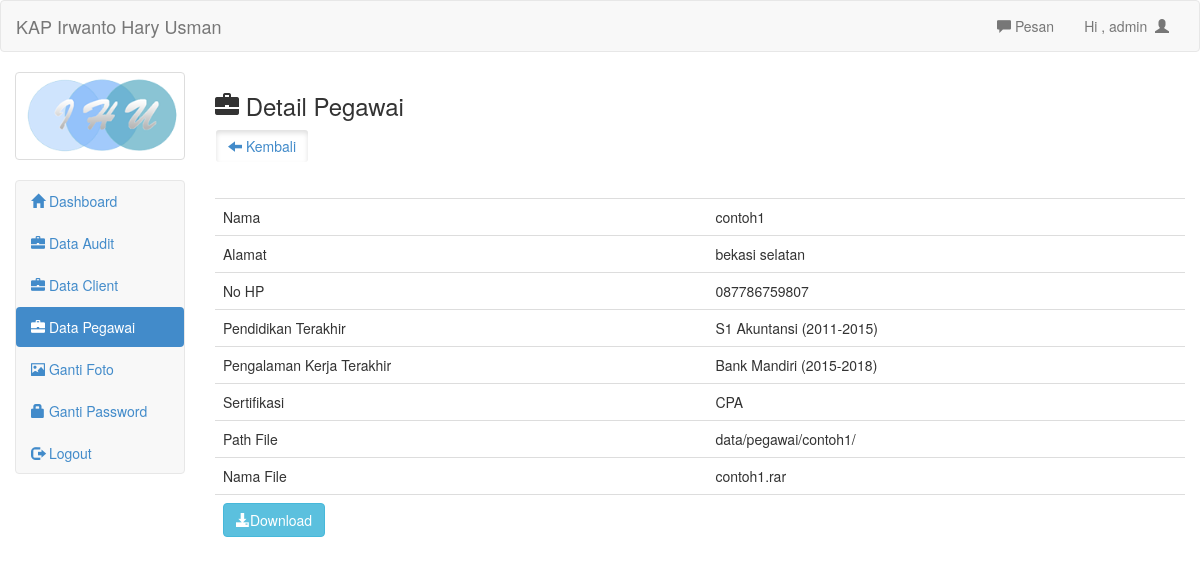
/admin/det_pegawai.php?staff_id=1 (signed in), run on the app's committed database.
### tables this page shows
CREATE TABLE `userdata` (
  `id` int(5) NOT NULL,
  `uname` varchar(50) NOT NULL,
  `pass` varchar(50) NOT NULL,
  `foto` text NOT NULL
);

CREATE TABLE `staffdata` (
  `staff_id` int(5) NOT NULL,
  `nama` varchar(50) NOT NULL,
  `alamat` varchar(255) NOT NULL,
  `no_hp` varchar(25) NOT NULL,
  `pendidikan` varchar(255) NOT NULL,
  `pengalaman` varchar(255) NOT NULL,
  `sertifikasi` varchar(255) NOT NULL,
  `path` varchar(50) NOT NULL,
  `file_name` varchar(50) NOT NULL
);

### admin/det_pegawai.php (the view, shortened to what this page needs)
<?php
include 'header.php';
?>
<h3><span class="glyphicon glyphicon-briefcase"></span>  Detail Pegawai</h3>
<a class="btn" href="pegawai.php"><span class="glyphicon glyphicon-arrow-left"></span>  Kembali</a>
<?php
$id_staff=mysqli_real_escape_string($con,$_GET['staff_id']);
$det=mysqli_query($con, "select * from staffdata where staff_id='$id_staff'")or die(mysql_error());
while($d=mysqli_fetch_array($det)){
	?>
	<table class="table">
		<tr>
			<td>Nama</td>
			<td><?php echo $d['nama'] ?></td>
		</tr>
		<tr>
			<td>Alamat</td>
			<td><?php echo $d['alamat'] ?></td>
		</tr>
		<tr>
			<td>No HP</td>
			<td><?php echo $d['no_hp'] ?></td>
		</tr>
		<tr>
			<td>Pendidikan Terakhir</td>
			<td><?php echo $d['pendidikan'] ?></td>
		</tr>
		<tr>
			<td>Pengalaman Kerja Terakhir</td>
			<td><?php echo $d['pengalaman'] ?></td>
		</tr>
		<tr>
			<td>Sertifikasi</td>
			<td><?php echo $d['sertifikasi'] ?></td>
		</tr>
		<tr>
			<td>Path File</td>
			<td><?php echo $d['path'] ?></td>
		</tr>
		<tr>
			<td>Nama File</td>
			<td><?php echo $d['file_name'] ?></td>
		</tr>
		<tr>
			<div class="form-group">
				<td><a href="<?php echo $d['path'].$d['file_name'] ?>" class="btn btn-info" download=""><span class="glyphicon glyphicon-download-alt"></span>Download</a></td>
				<td></td>
			</div>
		</tr>
	</table>
	<?php
}
?>
<?php include 'footer.php'; ?>

### admin/header.php (shortened to what this page needs)
<!DOCTYPE html>
<html>
<head>
	<?php
	include 'config.php';
	?>
	<link rel="stylesheet" type="text/css" href="../assets/css/bootstrap.css">
	<link rel="stylesheet" type="text/css" href="../assets/js/jquery-ui/jquery-ui.css">
</head>
<body>
	<div class="navbar navbar-default">
		<div class="container-fluid">
			<div class="navbar-header">
				<a href="index.php" class="navbar-brand">KAP Irwanto Hary Usman</a>
			</div>
			<div class="collapse navbar-collapse" id="headerMenu">
				<ul class="nav navbar-nav navbar-right">
					<li><a id="pesan_sedia" href="#" data-toggle="modal" data-target="#modalpesan"><span class='glyphicon glyphicon-comment'></span>  Pesan</a></li>
					<li><a class="dropdown-toggle" data-toggle="dropdown" role="button" href="#">Hi , <?php echo $_SESSION['uname']  ?>&nbsp&nbsp<span class="glyphicon glyphicon-user"></span></a></li>
				</ul>
			</div>
		</div>
	</div>
	<div class="col-md-2">
		<div class="row">
			<?php
			$use=$_SESSION['uname'];
			$fo=mysqli_query($con,"select foto from userdata where uname='$use'");
			while($f=mysqli_fetch_array($fo)){
				?>
				<div class="col-xs-6 col-md-12">
					<a class="thumbnail">
						<img class="img-responsive" src="foto/<?php echo $f['foto']; ?>">
					</a>
				</div>
				<?php
			}
			?>
		</div>
		<div class="navbar navbar-default">
			<div class="collapse navbar-collapse" id="collapsible">
				<ul class="nav nav-pills nav-stacked">
				<li><a href="index.php"><span class="glyphicon glyphicon-home"></span>  Dashboard</a></li>
				<li><a href="audit.php"><span class="glyphicon glyphicon-briefcase"></span>  Data Audit</a></li>
				<li><a href="client.php"><span class="glyphicon glyphicon-briefcase"></span>  Data Client</a></li>
				<li><a href="pegawai.php"><span class="glyphicon glyphicon-briefcase"></span>  Data Pegawai</a></li>
				<li><a href="ganti_foto.php"><span class="glyphicon glyphicon-picture"></span>  Ganti Foto</a></li>
				<li><a href="ganti_pass.php"><span class="glyphicon glyphicon-lock"></span> Ganti Password</a></li>
				<li><a href="logout.php"><span class="glyphicon glyphicon-log-out"></span>  Logout</a></li>
				</ul>
			</div>
		</div>
		</div>
	<div class="col-md-10">

### admin/footer.php
</div>
</body>
</html>

### data on the page
userdata: foto (picture)
staffdata: nama "contoh1", alamat "bekasi selatan", no_hp "087786759807", pendidikan "S1 Akuntansi (2011-2015)", pengalaman "Bank Mandiri (2015-2018)", sertifikasi "CPA", path "data/pegawai/contoh1/", file_name "contoh1.rar"

### other printed values
$_SESSION['uname'] "admin"
